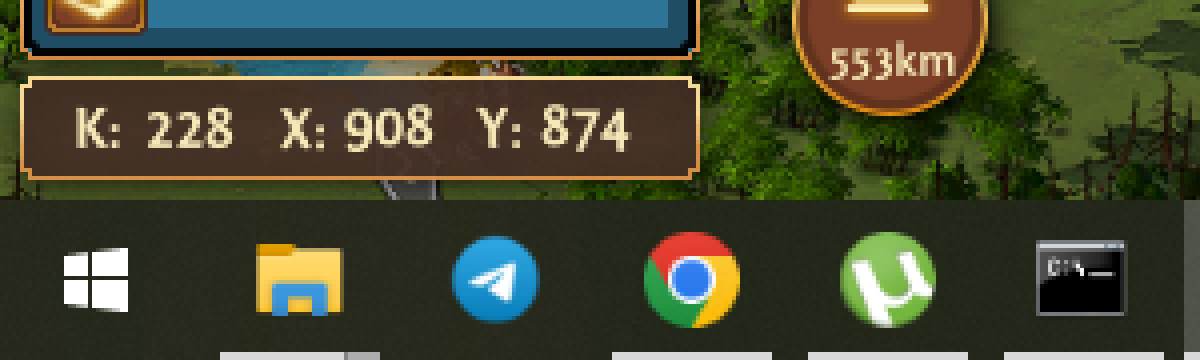
#> input picture ocr_test_0.png, 1200 x 360 px
$ python -i calibrate_combo.py   (imports and definitions only)   (older library calls are emulated)
#> lines starting #> are read from the running program, lines starting #| are printed output that depends on the picture; after the words box and inside, x2 and y2 are one past the last pixel; in counts of white or black regions, pixels touching at a corner belong together
#> further down, picture is the input picture: shape (360, 1200, 3); mean B, G, R 50, 72.3, 68.3
"""
calibrate_combo.py -- Auto-calibration for CombinerEngine grid constants.

Detection algorithm (verified on combination_1..4.png):
  1. Autocorrelation on Sobel gradient projections -> slot period (px)
  2. Sobel X peak scan -> vertical separator positions -> GRID_X, SLOT_W
  3. Row brightness jump -> GRID_Y
  4. Count columns / rows from image geometry
  5. NUM_ROI = top-right corner of card (number badge position)
  6. SCROLL_PT / HEADER_PT derived from grid bounds

Usage:
  python calibrate_combo.py --from-screenshot combination_1.png [--patch]
  python calibrate_combo.py --from-screenshot c1.png c2.png c3.png [--patch]
  python calibrate_combo.py --live [--patch]
"""

import argparse
import sys
import os
import re

try:
    import cv2
    import numpy as np
except ImportError:
    print("ERROR: cv2/numpy not found.  pip install opencv-python numpy")
    sys.exit(1)


COMBINER_PATH = os.path.join(os.path.dirname(os.path.abspath(__file__)), "combiner.py")


# ══════════════════════════════════════════════════════════════
#  DETECTION HELPERS
# ══════════════════════════════════════════════════════════════

def _autocorr_period(signal: np.ndarray, min_p: int = 60, max_p: int = 130) -> int:
    """Return dominant period of signal using autocorrelation."""
    n = len(signal)
    norm = signal - signal.mean()
    corr = np.correlate(norm, norm, mode='full')[n - 1:]
    corr /= (corr[0] + 1e-9)
    best_lag, best_val = min_p, -1.0
    for lag in range(min_p, min(max_p + 1, n // 2)):
        if corr[lag] > best_val:
            best_val = corr[lag]
            best_lag = lag
    return best_lag


def _find_separators(edge_proj: np.ndarray, period: int,
                     threshold_ratio: float = 1.3,
                     min_gap: int = None) -> list:
    """
    Find positions of card-boundary peaks in a 1-D edge projection.
    Returns sorted list of peak positions.
    """
    if min_gap is None:
        min_gap = int(period * 0.7)

    threshold = edge_proj.mean() * threshold_ratio
    peaks = []
    prev = -min_gap
    for i in range(len(edge_proj)):
        if edge_proj[i] > threshold and i - prev >= min_gap:
            lo = max(0, i - 5)
            hi = min(len(edge_proj), i + 6)
            if edge_proj[i] == edge_proj[lo:hi].max():
                peaks.append(i)
                prev = i
    return peaks


def _find_grid_top(gray: np.ndarray, search_range: tuple = (0, 200)) -> int:
    """
    Find the Y coordinate where the card grid begins.
    Uses a jump in row mean brightness (dialog header -> bright card area).
    """
    row_mean = gray.mean(axis=1)
    y0, y1 = search_range
    for y in range(y1, y0 - 1, -1):
        if row_mean[y] < 60:   # dark row = border before grid
            return y + 1
    # Fallback: look for a big brightness jump
    for y in range(y0, y1):
        if row_mean[y] > 150 and (y == 0 or row_mean[y - 1] < 80):
            return y
    return y0


# ══════════════════════════════════════════════════════════════
#  MAIN DETECTION
# ══════════════════════════════════════════════════════════════

FULLSCREEN_THRESHOLD = 1400   # width above this → treat as full 1920×1080 screen

# Search window inside full screen: combining popup is always roughly centred.
# These margins leave a 900×670 crop that always contains the window.
FS_CROP_X1, FS_CROP_Y1 = 490,  30
FS_CROP_X2, FS_CROP_Y2 = 1450, 700


def find_grid(img: np.ndarray, debug_path: str = "combo_grid_debug.png") -> dict:
    """
    Detect combining window grid in screenshot.
    Returns dict with all combiner.py constants.

    For a full 1920×1080 screenshot the function first crops the centre region
    where Total Battle always places the combining popup, runs detection on the
    crop, then adds the crop offset so every constant is an absolute screen
    coordinate.  Pass a pre-cropped screenshot and the raw pixel values are
    returned as-is.
    """
#> called with debug_path = 'combo_grid_debug.png'
    h, w = img.shape[:2]
    print(f"  Image: {w} x {h}")
#|   Image: 1200 x 360

    # Detect full-screen and crop to the centre where the popup lives
    crop_offset_x = 0
    crop_offset_y = 0
    if w >= FULLSCREEN_THRESHOLD:
        x1, y1 = FS_CROP_X1, FS_CROP_Y1
        x2, y2 = min(FS_CROP_X2, w), min(FS_CROP_Y2, h)
        img = img[y1:y2, x1:x2]
        crop_offset_x, crop_offset_y = x1, y1
        h, w = img.shape[:2]
        print(f"  Full-screen detected -> cropped to [{x1}:{x2}, {y1}:{y2}]  ({w}x{h})")

    gray = cv2.cvtColor(img, cv2.COLOR_BGR2GRAY)
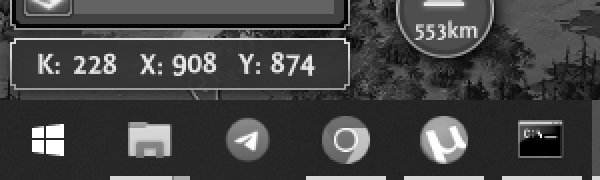
#> gray: shape (360, 1200) (shown at 1/2 size); min 0, max 255, mean 68.6
    debug = img.copy()

    # ── 1. Slot period from autocorrelation ───────────────────
    sobelx = cv2.Sobel(gray.astype(np.float32), cv2.CV_32F, 1, 0, ksize=3)
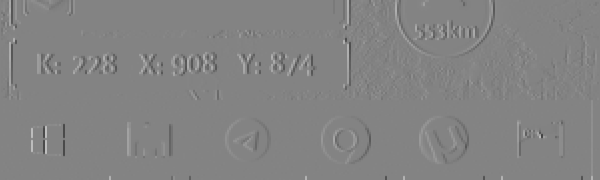
#> sobelx: shape (360, 1200) float32 (shown at 1/2 size); min -992, max 936, mean 0.1; drawn with min black and max white
    sobely = cv2.Sobel(gray.astype(np.float32), cv2.CV_32F, 0, 1, ksize=3)
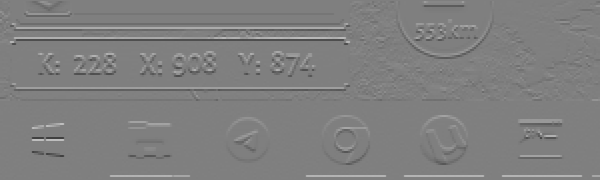
#> sobely: shape (360, 1200) float32 (shown at 1/2 size); min -876, max 876, mean 0.8; drawn with min black and max white
    col_edge = np.abs(sobelx).mean(axis=0)
#> col_edge = 1200 values, max 235.9 at index 699, min 0 at index 0, mean 18.12
    row_edge = np.abs(sobely).mean(axis=1)
#> row_edge = 360 values, max 399.4 at index 79, min 0 at index 0, mean 29.5

    period_x = _autocorr_period(col_edge, 60, 130)
#> in _autocorr_period, `n = len(signal)`: n = 1200
#> in _autocorr_period, `norm = signal - signal.mean()`: norm = 1200 values, max 217.8 at index 699, min -18.12 at index 0, mean 1.22e-06
#> in _autocorr_period, `corr = np.correlate(norm, norm, mode='full')[n - 1:]`: corr = 1200 values, max 988791.8 at index 0, min -394622.6 at index 6, mean 412
#> in _autocorr_period, `corr /= (corr[0] + 1e-9)`: corr = 1200 values, max 1 at index 0, min -0.399 at index 6, mean 0.000417
#> the loop in _autocorr_period, `for lag in range(min_p, min(max_p + 1, n // 2)):` made 71 passes
#> best_val on passes 1, 5, 9: 0.379, 0.436, 0.447
#> after the loop in _autocorr_period, `for lag in range(min_p, min(max_p + 1, n // 2)):`: best_lag = 68; best_val = 0.447
#> period_x = 68
    period_y = _autocorr_period(row_edge, 60, 130)
#> the loop in _autocorr_period (call 2), `for lag in range(min_p, min(max_p + 1, n // 2)):` made 71 passes
#> best_val on passes 1, 5, 9, 41: 0.182, 0.205, 0.22, 0.307
#> period_y = 100
    slot_w = period_x
#> slot_w = 68
    slot_h = period_y
#> slot_h = 100
    print(f"  Slot period: W={slot_w}  H={slot_h}")
#|   Slot period: W=68  H=100

    # ── 2. Vertical separator positions -> grid left edge ─────
    sep_x = _find_separators(col_edge, slot_w, threshold_ratio=1.3)
#> in _find_separators, `min_gap = int(period * 0.7)`: min_gap = 47
#> in _find_separators, `threshold = edge_proj.mean() * threshold_ratio`: threshold = 23.55
#> in _find_separators, `prev = -min_gap`: prev = -47
#> the loop in _find_separators, `for i in range(len(edge_proj)):` made 1200 passes
#> lo on passes 4, 5, 8, 64, 112, 160, 208, 256: 0, 0, 2, 58, 106, 154, 202, 250
#> after the loop in _find_separators, `for i in range(len(edge_proj)):`: hi = 1169; lo = 1158; peaks = [7, 63, 111, 159, 207, 255, 315, 363, 415, 479, 535, 587, 643, 699, 747, 799, 847, 895, 947, 1003, 1083, 1163]; prev = 1163
#> sep_x has the same summary as peaks in _find_separators
    print(f"  X separators: {sep_x}")
#|   X separators: [7, 63, 111, 159, 207, 255, 315, 363, 415, 479, 535, 587, 643, 699, 747, 799, 847, 895, 947, 1003, 1083, 1163]

    # First separator is left edge of first card
    grid_x = sep_x[0] if sep_x else 0
#> grid_x = 7
    n_cols = len(sep_x)   # number of separator lines = number of cells
#> n_cols = 22
    # Verify: last sep + slot_w should not exceed image width by much
    # If it does, the last sep is the right border of the last card, not a separator
    if sep_x and sep_x[-1] + slot_w > w + slot_w * 0.3:
        n_cols = len(sep_x) - 1
#> n_cols = 21

    print(f"  COMBO_GRID_X = {grid_x}   COMBO_COLS = {n_cols}")
#|   COMBO_GRID_X = 7   COMBO_COLS = 21

    # ── 3. Grid top edge -> GRID_Y ────────────────────────────
    # Find the dark-to-bright transition near the top of the image
    grid_y = _find_grid_top(gray, search_range=(0, min(150, h // 3)))
#> in _find_grid_top, `row_mean = gray.mean(axis=1)`: row_mean = 360 values, max 156 at index 76, min 38.21 at index 212, mean 68.56
#> grid_y = 108
    print(f"  COMBO_GRID_Y = {grid_y}")
#|   COMBO_GRID_Y = 108

    # ── 4. Row count ──────────────────────────────────────────
    # Count how many full slots fit below grid_y
    usable_height = h - grid_y
#> usable_height = 252
    n_rows = usable_height // slot_h
#> n_rows = 2
    print(f"  COMBO_ROWS_VISIBLE = {n_rows}")
#|   COMBO_ROWS_VISIBLE = 2

    # ── 5. NUM_ROI: number badge is top-right corner of card ──
    # Verified empirically: badge at x_off=50..87, y_off=0..30
    num_x_off = int(slot_w * 0.57)  # ~57% from left = right portion
#> num_x_off = 38
    num_y_off = 0
    num_w     = slot_w - num_x_off
#> num_w = 30
    num_h     = int(slot_h * 0.35)
#> num_h = 35
    num_roi   = (num_x_off, num_y_off, num_w, num_h)
#> num_roi = (38, 0, 30, 35)
    print(f"  NUM_ROI = {num_roi}")
#|   NUM_ROI = (38, 0, 30, 35)

    # ── 6. Scroll / header points ─────────────────────────────
    scroll_x = grid_x + (n_cols * slot_w) // 2
#> scroll_x = 721
    scroll_y = grid_y + (n_rows * slot_h) // 2
#> scroll_y = 208
    header_x = w // 2
    header_y = grid_y // 2   # middle of title bar
#> header_y = 54
    scroll_pt = (scroll_x, scroll_y)
#> scroll_pt = (721, 208)
    header_pt = (header_x, header_y)
#> header_pt = (600, 54)
    print(f"  COMBO_SCROLL_PT = {scroll_pt}  (crop-relative)")
#|   COMBO_SCROLL_PT = (721, 208)  (crop-relative)
    print(f"  COMBO_HEADER_PT = {header_pt}  (crop-relative)")
#|   COMBO_HEADER_PT = (600, 54)  (crop-relative)

    # ── 7. Draw debug grid ────────────────────────────────────
    for ri in range(n_rows):
        for ci in range(n_cols):
            rx = grid_x + ci * slot_w
            ry = grid_y + ri * slot_h
            # Card rectangle
            cv2.rectangle(debug, (rx, ry), (rx + slot_w, ry + slot_h), (0, 0, 255), 2)
            # Number badge region
            nx = rx + num_x_off
            ny = ry + num_y_off
            cv2.rectangle(debug, (nx, ny), (nx + num_w, ny + num_h), (0, 255, 255), 1)
            # Label
            cv2.putText(debug, f"{ri},{ci}", (rx + 2, ry + 15),
                        cv2.FONT_HERSHEY_SIMPLEX, 0.3, (255, 255, 0), 1)
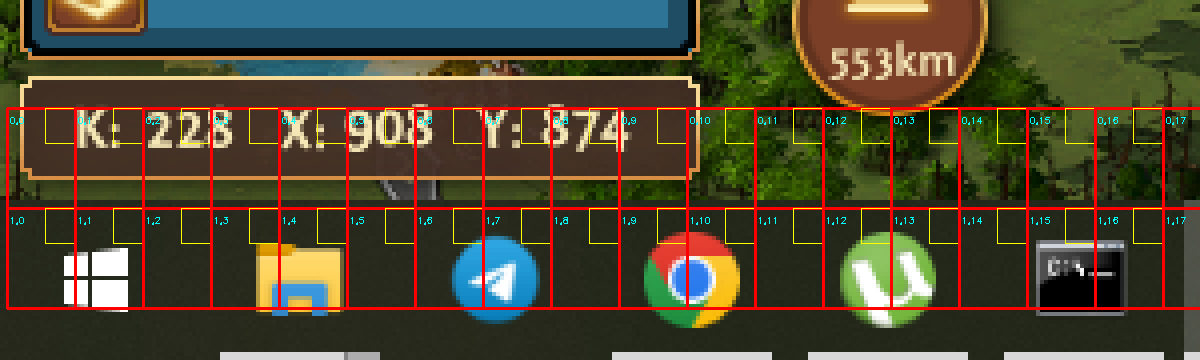
#> debug: shape (360, 1200, 3); 5.7% of pixels changed, all inside (x1, y1, x2, y2) = (6, 107, 1200, 310)

    # Grid origin marker
    cv2.circle(debug, (grid_x, grid_y), 6, (0, 255, 0), -1)
#> debug: shape (360, 1200, 3); 0.03% of pixels changed, all inside (x1, y1, x2, y2) = (1, 102, 14, 115)
    # Scroll point
    cv2.circle(debug, scroll_pt, 5, (255, 0, 255), -1)
#> debug: shape (360, 1200, 3); mean B, G, R 48.4, 71.1, 78.5
    # Header point
    cv2.circle(debug, header_pt, 5, (255, 128, 0), -1)
#> debug: shape (360, 1200, 3); mean B, G, R 48.4, 71.1, 78.5

    cv2.imwrite(debug_path, debug)
    print(f"  Debug: {debug_path}")

    # ── 8. Add crop offset for full-screen coordinates ────────
    abs_grid_x    = grid_x    + crop_offset_x
#> abs_grid_x = 7
    abs_grid_y    = grid_y    + crop_offset_y
#> abs_grid_y = 108
    abs_scroll_pt = (scroll_x + crop_offset_x, scroll_y + crop_offset_y)
#> abs_scroll_pt = (721, 208)
    abs_header_pt = (header_x + crop_offset_x, header_y + crop_offset_y)
#> abs_header_pt = (600, 54)

    if crop_offset_x or crop_offset_y:
        print(f"  After full-screen offset (+{crop_offset_x}, +{crop_offset_y}):")
        print(f"    COMBO_GRID_X = {abs_grid_x}   COMBO_GRID_Y = {abs_grid_y}")
        print(f"    COMBO_SCROLL_PT = {abs_scroll_pt}")
        print(f"    COMBO_HEADER_PT = {abs_header_pt}")

    return {
        "COMBO_GRID_X":       abs_grid_x,
        "COMBO_GRID_Y":       abs_grid_y,
        "COMBO_SLOT_W":       slot_w,
        "COMBO_SLOT_H":       slot_h,
        "COMBO_COLS":         n_cols,
        "COMBO_ROWS_VISIBLE": n_rows,
        "NUM_ROI":            num_roi,
        "COMBO_SCROLL_PT":    abs_scroll_pt,
        "COMBO_HEADER_PT":    abs_header_pt,
    }


# ══════════════════════════════════════════════════════════════
#  CONSENSUS
# ══════════════════════════════════════════════════════════════

# [173 lines left out: functions consensus, patch_combiner, main, not called in this run]


# [2 lines not run here, left out]

>>> import cv2
>>> picture = cv2.imread('ocr_test_0.png')
>>> result = find_grid(picture)
#> result = 9 items

$ run again, on ocr_test_2.png
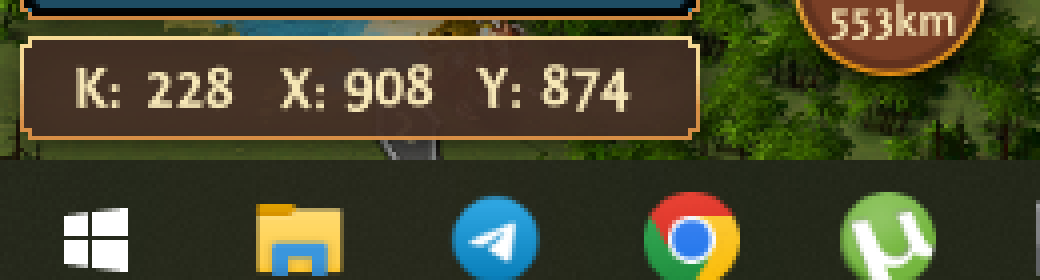
#> input picture ocr_test_2.png, 1040 x 280 px
#> picture is the input picture: shape (280, 1040, 3); mean B, G, R 47.4, 72.6, 71.9
#|   Image: 1040 x 280
#> in find_grid, `sobely = cv2.Sobel(gray.astype(np.float32), cv2.CV_32F, 0, 1, ksize=3)`:
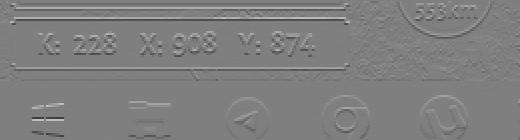
#> sobely: shape (280, 1040) float32 (shown at 1/2 size); min -876, max 876, mean -0.4; drawn with min black and max white
#> col_edge = 1040 values, max 227.3 at index 699, min 0 at index 0, mean 21.04
#> row_edge = 280 values, max 458.9 at index 39, min 0 at index 0, mean 33.87
#> n = 1040
#> norm = 1040 values, max 206.3 at index 699, min -21.04 at index 0, mean -1.85e-06
#> in _autocorr_period, `corr = np.correlate(norm, norm, mode='full')[n - 1:]`: corr = 1040 values, max 1088556.1 at index 0, min -461095.9 at index 2, mean 523.3
#> in _autocorr_period, `corr /= (corr[0] + 1e-9)`: corr = 1040 values, max 1 at index 0, min -0.424 at index 2, mean 0.000481
#> the loop in _autocorr_period, `for lag in range(min_p, min(max_p + 1, n // 2)):` made 71 passes
#> best_val on passes 1, 5: 0.37, 0.455
#> after the loop in _autocorr_period, `for lag in range(min_p, min(max_p + 1, n // 2)):`: best_lag = 64; best_val = 0.455
#> period_x = 64
#> the loop in _autocorr_period (call 2), `for lag in range(min_p, min(max_p + 1, n // 2)):` made 71 passes
#> best_val on passes 1, 5, 9, 41: 0.202, 0.206, 0.213, 0.329
#> period_y = 100
#> slot_w = 64
#> slot_h = 100
#|   Slot period: W=64  H=100
#> min_gap = 44
#> threshold = 27.35
#> in _find_separators, `prev = -min_gap`: prev = -44
#> after the loop in _find_separators, `for i in range(len(edge_proj)):`: hi = 1040; lo = 1030; peaks = [19, 63, 111, 159, 207, 255, 299, 363, 407, 455, 511, 559, 615, 667, 715, 771, 819, 867, 919, 963, 1035]; prev = 1035
#> sep_x has the same summary as peaks in _find_separators
#|   X separators: [19, 63, 111, 159, 207, 255, 299, 363, 407, 455, 511, 559, 615, 667, 715, 771, 819, 867, 919, 963, 1035]
#> grid_x = 19
#> in find_grid, `n_cols = len(sep_x)`: n_cols = 21
#> in find_grid, `n_cols = len(sep_x) - 1`: n_cols = 20
#|   COMBO_GRID_X = 19   COMBO_COLS = 20
#> row_mean = 280 values, max 167.1 at index 36, min 34.45 at index 8, mean 69.52
#> grid_y = 68
#|   COMBO_GRID_Y = 68
#> usable_height = 212
#> n_rows = 2
#|   COMBO_ROWS_VISIBLE = 2
#> num_x_off = 36
#> num_w = 28
#> num_h = 35
#> num_roi = (36, 0, 28, 35)
#|   NUM_ROI = (36, 0, 28, 35)
#> scroll_x = 659
#> scroll_y = 168
#> header_y = 34
#> scroll_pt = (659, 168)
#> header_pt = (520, 34)
#|   COMBO_SCROLL_PT = (659, 168)  (crop-relative)
#|   COMBO_HEADER_PT = (520, 34)  (crop-relative)
#> after the loop in find_grid, `for ri in range(n_rows):`:
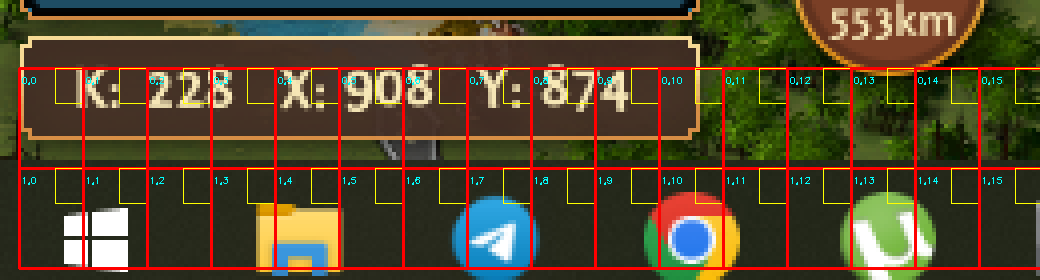
#> debug: shape (280, 1040, 3); 7.4% of pixels changed, all inside (x1, y1, x2, y2) = (18, 67, 1040, 270)
#> abs_grid_x = 19
#> abs_grid_y = 68
#> abs_scroll_pt = (659, 168)
#> abs_header_pt = (520, 34)
#> result = 9 items
